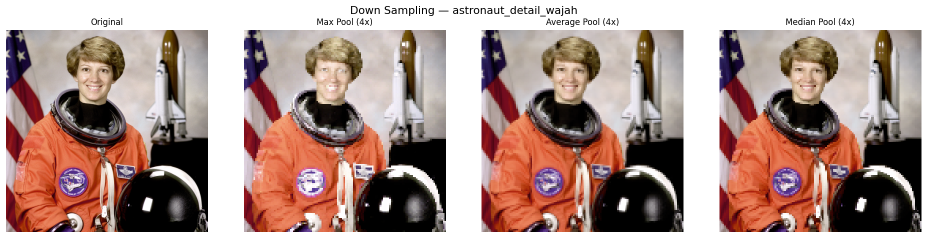
#> input picture astronaut_detail_wajah_downsampling.png, 1854 x 476 px (shown at 1/2 size); its folder holds only this picture in this run
$ jupyter execute PCD_Assignment01.ipynb
#> lines starting #> are read from the running program, lines starting #| are printed output that depends on the picture
[cell 1]
import cv2
import numpy as np
import matplotlib.pyplot as plt
from skimage.metrics import peak_signal_noise_ratio as psnr
from skimage.metrics import structural_similarity as ssim
import os

OUTPUT_DIR = "output_images"
os.makedirs(OUTPUT_DIR, exist_ok=True)

plt.rcParams['figure.figsize'] = (14, 6)

[cell 2]
from google.colab import files

uploaded = files.upload()
#> the answer given: astronaut_detail_wajah_downsampling.png
image_paths = list(uploaded.keys())
print("Gambar yang berhasil diupload:", image_paths)

[cell 3]
def load_image_rgb(path, max_dim=512):
#> called with path = 'astronaut_detail_wajah_downsampling.png', max_dim = 512
    img = cv2.imread(path)
#> img is the input picture: shape (476, 1854, 3); mean B, G, R 139.7, 146.5, 172.7
    if img is None:
        raise ValueError(f"Gagal membaca gambar: {path}")
    img = cv2.cvtColor(img, cv2.COLOR_BGR2RGB)

    h, w = img.shape[:2]
#> h = 476; w = 1854
    scale = min(max_dim / max(h, w), 1.0) if max(h, w) > max_dim else 1.0
#> scale = 0.276
    new_h, new_w = int(h * scale), int(w * scale)
#> new_h = 131; new_w = 511
    #bulatkan ke kelipatan 8 agar habis dibagi faktor downsampling (2, 4, 8)
    new_h = (new_h // 8) * 8
#> new_h = 128
    new_w = (new_w // 8) * 8
#> new_w = 504
    img = cv2.resize(img, (new_w, new_h), interpolation=cv2.INTER_AREA)
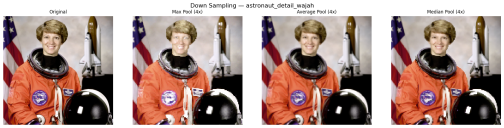
#> img: shape (128, 504, 3); mean R, G, B 172.7, 146.5, 139.7
    return img

images = {}
for p in image_paths:
    name = os.path.splitext(p)[0]
    images[name] = load_image_rgb(p)
    print(f"{name}: shape = {images[name].shape}")
#| astronaut_detail_wajah_downsampling: shape = (128, 504, 3)

# Fungsi Down Sampling

Down sampling dilakukan dengan pendekatan block-based pooling: citra dibagi menjadiblok-blok berukuran factor x factor, lalu setiap blok direduksi menjadi satu piksel menggunakan operasi statistik tertentu (max, rata-rata, atau median).

[cell 4]
def downsample_max(img, factor):
    """Down sampling dengan Max Pooling"""
    h, w = img.shape[:2]
    new_h, new_w = h // factor, w // factor
    if img.ndim == 3:
        out = np.zeros((new_h, new_w, img.shape[2]), dtype=img.dtype)
    else:
        out = np.zeros((new_h, new_w), dtype=img.dtype)

    for i in range(new_h):
        for j in range(new_w):
            block = img[i*factor:(i+1)*factor, j*factor:(j+1)*factor]
            out[i, j] = block.max(axis=(0, 1)) if img.ndim == 3 else block.max()
    return out


def downsample_average(img, factor):
    """Down sampling dengan Average Pooling"""
    h, w = img.shape[:2]
    new_h, new_w = h // factor, w // factor
    return cv2.resize(img, (new_w, new_h), interpolation=cv2.INTER_AREA)


def downsample_median(img, factor):
    """Down sampling dengan Median Pooling"""
    h, w = img.shape[:2]
    new_h, new_w = h // factor, w // factor
    if img.ndim == 3:
        out = np.zeros((new_h, new_w, img.shape[2]), dtype=img.dtype)
    else:
        out = np.zeros((new_h, new_w), dtype=img.dtype)

    for i in range(new_h):
        for j in range(new_w):
            block = img[i*factor:(i+1)*factor, j*factor:(j+1)*factor]
            if img.ndim == 3:
                out[i, j] = np.median(block.reshape(-1, block.shape[2]), axis=0)
            else:
                out[i, j] = np.median(block)
    return out

#Fungsi Up Sampling

Up sampling mengembalikan citra ke ukuran semula menggunakan tiga metode interpolasi yang tersedia di OpenCV: Nearest Neighbor, Bilinear, dan Bicubic.

[cell 5]
def upsample(img, target_size, method='nn'):
    """target_size = (width, height). method: 'nn', 'bilinear', 'bicubic'"""
    interp_map = {
        'nn': cv2.INTER_NEAREST,
        'bilinear': cv2.INTER_LINEAR,
        'bicubic': cv2.INTER_CUBIC
    }
    return cv2.resize(img, target_size, interpolation=interp_map[method])

#Fungsi Evaluasi & Visualisasi

[cell 6]
def compute_metrics(original, reconstructed):
    """Menghitung MSE, PSNR, dan SSIM antara citra asli dan citra hasil rekonstruksi"""
    mse = np.mean((original.astype(np.float64) - reconstructed.astype(np.float64)) ** 2)
    p = psnr(original, reconstructed, data_range=255)
    s = ssim(original, reconstructed, channel_axis=2, data_range=255)
    return {"MSE": mse, "PSNR": p, "SSIM": s}


def show_row(images_list, titles, suptitle, save_name=None):
    n = len(images_list)
    fig, axes = plt.subplots(1, n, figsize=(4 * n, 4))
    if n == 1:
        axes = [axes]
    for ax, im, t in zip(axes, images_list, titles):
        ax.imshow(im)
        ax.set_title(t, fontsize=10)
        ax.axis("off")
    fig.suptitle(suptitle, fontsize=13)
    plt.tight_layout()
    if save_name:
        fig.savefig(os.path.join(OUTPUT_DIR, save_name), dpi=120, bbox_inches="tight")
    plt.show()

#Eksperimen Down Sampling

Untuk setiap gambar, dilakukan down sampling dengan faktor 4x menggunakan
Max, Average, dan Median Pooling, kemudian dibandingkan secara visual.

[cell 7]
FACTOR = 4  #faktor downsampling

downsample_results = {}

for name, img in images.items():
    d_max = downsample_max(img, FACTOR)
    d_avg = downsample_average(img, FACTOR)
    d_med = downsample_median(img, FACTOR)

    downsample_results[name] = {"max": d_max, "average": d_avg, "median": d_med}

    show_row(
        [img, d_max, d_avg, d_med],
        ["Original", f"Max Pool ({FACTOR}x)", f"Average Pool ({FACTOR}x)", f"Median Pool ({FACTOR}x)"],
        suptitle=f"Down Sampling — {name}",
        save_name=f"{name}_downsampling.png"
    )
#> this loop made 1 pass
#> (name, n in show_row) on pass 1: ('astronaut_detail_wajah_downsampling', 4)
#> pass 1, `d_max = downsample_max(img, FACTOR)`:
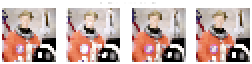
#> d_max: shape (32, 126, 3) (shown 2 times larger); mean R, G, B 200.7, 177.7, 172
#> pass 1, `d_avg = downsample_average(img, FACTOR)`:
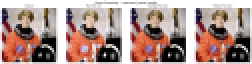
#> d_avg: shape (32, 126, 3) (shown 2 times larger); mean R, G, B 172.8, 146.5, 139.7
#> pass 1, `d_med = downsample_median(img, FACTOR)`:
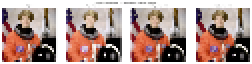
#> d_med: shape (32, 126, 3) (shown 2 times larger); mean R, G, B 175, 148.5, 141.3
#> after the loop, downsample_results = 1 item

#Eksperimen Up Sampling

Setiap hasil down sampling (menggunakan Average Pooling sebagai representasi)
di-up sampling kembali ke ukuran asli menggunakan NN, Bilinear, dan Bicubic,
lalu dibandingkan dengan citra asli.

[cell 8]
upsample_results = {}
metrics_table = []

for name, img in images.items():
    h, w = img.shape[:2]
    small = downsample_results[name]["average"]  #citra kecil hasil downsampling

    u_nn = upsample(small, (w, h), method='nn')
    u_bl = upsample(small, (w, h), method='bilinear')
    u_bc = upsample(small, (w, h), method='bicubic')

    upsample_results[name] = {"nn": u_nn, "bilinear": u_bl, "bicubic": u_bc}

    show_row(
        [img, u_nn, u_bl, u_bc],
        ["Original", "Nearest Neighbor", "Bilinear", "Bicubic"],
        suptitle=f"Up Sampling (dari Average-Pooled {FACTOR}x) — {name}",
        save_name=f"{name}_upsampling.png"
    )

    for method, up_img in [("NN", u_nn), ("Bilinear", u_bl), ("Bicubic", u_bc)]:
        m = compute_metrics(img, up_img)
        metrics_table.append({"Gambar": name, "Metode Upsampling": method, **m})
#> this loop made 1 pass
#> (name, h, w, n in show_row) on pass 1: ('astronaut_detail_wajah_downsampling', 128, 504, 4)
#> pass 1, `u_nn = upsample(small, (w, h), method='nn')`:
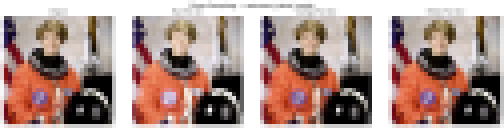
#> u_nn: shape (128, 504, 3); mean R, G, B 172.8, 146.5, 139.7
#> pass 1, `u_bl = upsample(small, (w, h), method='bilinear')`:
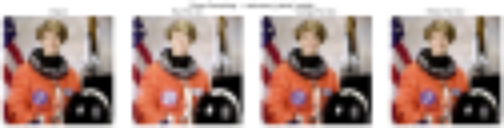
#> u_bl: shape (128, 504, 3); mean R, G, B 172.7, 146.4, 139.6
#> pass 1, `u_bc = upsample(small, (w, h), method='bicubic')`:
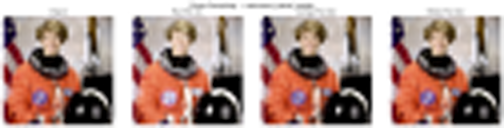
#> u_bc: shape (128, 504, 3); mean R, G, B 172.6, 146.3, 139.6
#> after the loop, metrics_table = 3 items; upsample_results = 1 item

#Perbandingan Kuantitatif (MSE, PSNR, SSIM)

Semakin tinggi PSNR dan SSIM, dan semakin rendah MSE, semakin mirip
citra hasil upsampling dengan citra aslinya.

[cell 9]
import pandas as pd

df_metrics = pd.DataFrame(metrics_table)
#> df_metrics = table of 3 rows and 5 columns
df_metrics = df_metrics.round(3)
df_metrics.to_csv(os.path.join(OUTPUT_DIR, "metrics_upsampling.csv"), index=False)
df_metrics
#> Out = table of 3 rows and 5 columns

[cell 10]
#Visualisasi perbandingan PSNR & SSIM per metode
fig, axes = plt.subplots(1, 2, figsize=(14, 5))

for name in images.keys():
    subset = df_metrics[df_metrics["Gambar"] == name]
    axes[0].plot(subset["Metode Upsampling"], subset["PSNR"], marker='o', label=name)
    axes[1].plot(subset["Metode Upsampling"], subset["SSIM"], marker='o', label=name)
#> this loop made 1 pass
#> (name, subset) on pass 1: ('astronaut_detail_wajah_downsampling', table of 3 rows and 5 columns)

axes[0].set_title("PSNR per Metode Up Sampling")
axes[0].set_ylabel("PSNR (dB)")
axes[0].legend()
axes[0].grid(alpha=0.3)

axes[1].set_title("SSIM per Metode Up Sampling")
axes[1].set_ylabel("SSIM")
axes[1].legend()
axes[1].grid(alpha=0.3)

plt.tight_layout()
plt.savefig(os.path.join(OUTPUT_DIR, "perbandingan_metrik.png"), dpi=120, bbox_inches="tight")
plt.show()

[cell 11]
#Simpan gambar asli
for name, img in images.items():
    cv2.imwrite(os.path.join(OUTPUT_DIR, f"{name}_original.png"), cv2.cvtColor(img, cv2.COLOR_RGB2BGR))
#> this loop made 1 pass
#> name on pass 1: 'astronaut_detail_wajah_downsampling'

#Simpan hasil downsampling & upsampling individual
for name in images.keys():
    for method, im in downsample_results[name].items():
        cv2.imwrite(os.path.join(OUTPUT_DIR, f"{name}_down_{method}.png"), cv2.cvtColor(im, cv2.COLOR_RGB2BGR))
    for method, im in upsample_results[name].items():
        cv2.imwrite(os.path.join(OUTPUT_DIR, f"{name}_up_{method}.png"), cv2.cvtColor(im, cv2.COLOR_RGB2BGR))

import shutil
shutil.make_archive("PCD_Assignment01_outputs", 'zip', OUTPUT_DIR)
print("Selesai. File output_images/ dan PCD_Assignment01_outputs.zip siap diunduh & diupload ke GitHub.")

from google.colab import files as gfiles
gfiles.download("PCD_Assignment01_outputs.zip")
